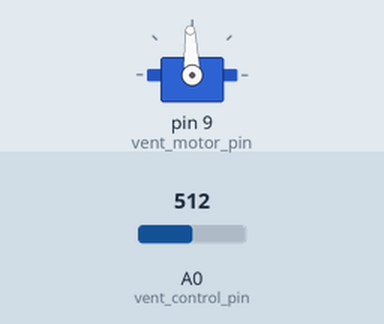
The sketch below on a simulated Arduino Uno, built with avr-gcc and run on an emulated ATmega328P. On the bench: servo. The test bench sets the inputs (shaded band); at power-on: A0 (vent_control_pin) = 512.

Above: at 1.2 s.
1.3 s: A0 (vent_control_pin) set to 716
At 2.4 s:
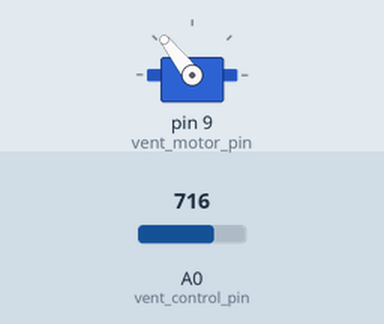
2.8 s: A0 (vent_control_pin) set to 900
At 3.6 s:
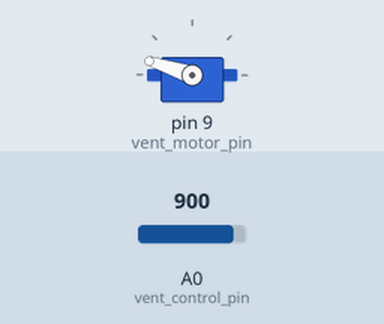
4.3 s: A0 (vent_control_pin) set to 1023
At 4.7 s:
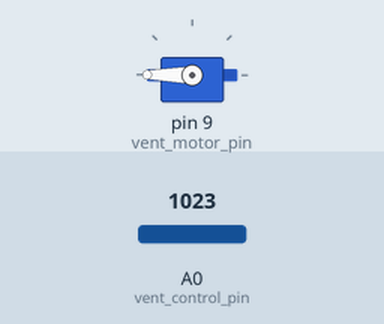
5.8 s: A0 (vent_control_pin) set to 306
At 7.0 s:
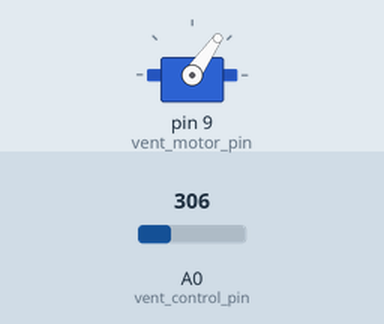
7.3 s: A0 (vent_control_pin) set to 122
At 8.2 s:
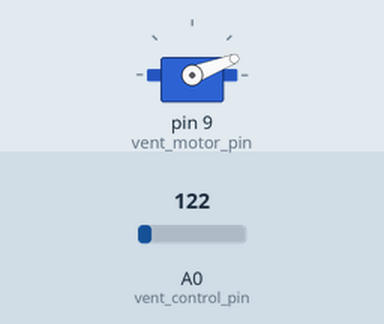
Timing chart, 0 to 9.8 s (numbered marks = the images above; inputs shaded):
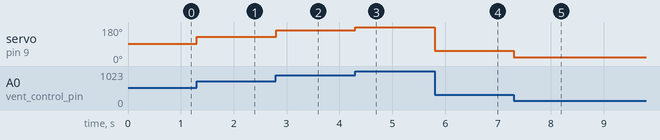

Measured:
- after the input at 1.3 s, servo on pin 9 (vent_motor_pin): 92° → 128° at once
- after the input at 2.8 s, servo on pin 9 (vent_motor_pin): 128° → 162° at once
- after the input at 4.3 s, servo on pin 9 (vent_motor_pin): 162° → 180° at once
- after the input at 5.8 s, servo on pin 9 (vent_motor_pin): 180° → 55° at once
- after the input at 7.3 s, servo on pin 9 (vent_motor_pin): 55° → 21° at once

The sketch:

vent.ino
```cpp
/*
 * CPE 301 Final Project - Vent Angle Test Code
 * Written by: Tristan Hegseth
 * November 16, 2020
 *
 * Takes analog input from a potentiometer based voltage divider to control the angle of a servo motor
 */

//VENT GLOBALS
#include <Servo.h>
Servo vent; //Vent angle servo motor

int vent_motor_pin = 9;
int vent_control_pin = A0;    // select the input pin for the potentiometer
int vent_control_channel = vent_control_pin - 54; //only on ATmega2560
int vent_input_data = 0;
float vent_angle = 0;    // variable to store the servo position


//MAIN FUNCTIONS
void setup() {
  adc_init(); //Enable Analog to Digital Read
  vent.attach(vent_motor_pin); //Servo pin initialization
}
void loop() {
  vent_input_data = adc_read(vent_control_channel); //read from ADC channel
  vent_angle = vent_input_data / 1000.f * 180.f; //Input ranges [0, 1000] -> Servo ranges [0, 180] conversion
  vent.write(vent_angle);
}


//ANALOG TO DIGITAL FUNCTIONS
void adc_init() {
  ADCSRA |= (0x01 << ADEN); //Enable ADC
}

unsigned int adc_read(unsigned char adc_channel) {
  unsigned int high, low = 0; //Have to read high low in correct order or it breaks

  ADMUX = (0x01 << 6) | (adc_channel & 0x07); //Set ADLAR to 1, select correct channel to read

  ADCSRA |= (0x01 << ADSC); //Start conversion
  while (ADCSRA & (0x01 << ADSC)); //check for conversion completion

  low = ADCL; //read value
  high = ADCH;
  return (high << 8) | low; //return value
}
```
